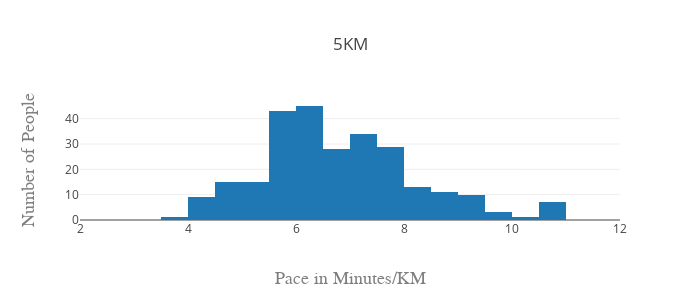

Notebook code for this chart:
### Code cell
races = [five, ten, half]
races_str = ["5KM", "10KM", "21KM"]

for race, race_str in zip(races, races_str):
    new = race["pace_km"].str.split(":", n = 1, expand = True)
    new.columns = ["m", "s"]
    new.s = pd.to_numeric(new.s)
    new.m = pd.to_numeric(new.m)
    race["pace_s"] = new.m * 60 + new.s
    race["pace_m"] = race.pace_s / 60.0
    data = [go.Histogram(x=race["pace_m"])]
    layout = go.Layout(
        autosize=False,
        width=700,
        height=300,
        title=race_str,
            xaxis=dict(
                range=[2, 12],
                title='Pace in Minutes/KM',
                titlefont=dict(
                    family='Courier New, monospace',
                    size=18,
                    color='#7f7f7f'
                )
            ),
            yaxis=dict(
                title='Number of People',
                titlefont=dict(
                    family='Courier New, monospace',
                    size=18,
                    color='#7f7f7f'
                )
            )
        )
    fig = go.Figure(data=data, layout=layout)
    offline.iplot(fig)
    break
#     print(f'For the {race_str} race the average pace was \nMean:{round(race["pace_m"].mean(), 2)} min/km \t Median: {round(race["pace_m"].median(), 2)} min/km\n')

print("i'm done")

### Figure 1 — Plotly figure (JSON) as saved in the notebook; plotly's stock layout.template omitted (floating-point values rounded to 4 significant figures; data arrays with more than 128 entries replaced by an {"elided": "..."} marker saying what was removed)
{"data": [{"type": "histogram", "uid": "ca63509d-64b5-4968-8be5-bbc15f34a4e1", "x": {"elided": "264 float values"}}], "layout": {"autosize": false, "height": 300, "title": {"text": "5KM"}, "width": 700, "xaxis": {"range": [2, 12], "title": {"font": {"color": "#7f7f7f", "family": "Courier New, monospace", "size": 18}, "text": "Pace in Minutes/KM"}, "type": "linear"}, "yaxis": {"autorange": true, "range": [0, 47.37], "title": {"font": {"color": "#7f7f7f", "family": "Courier New, monospace", "size": 18}, "text": "Number of People"}}}}
